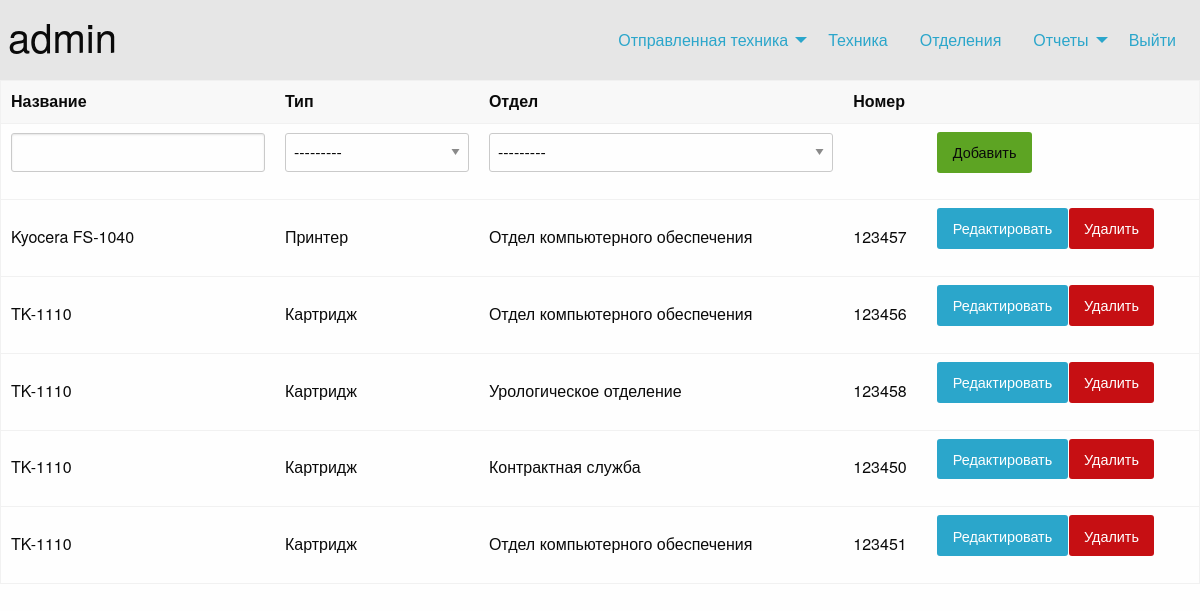
The app's page /technic/ (signed in), older data.
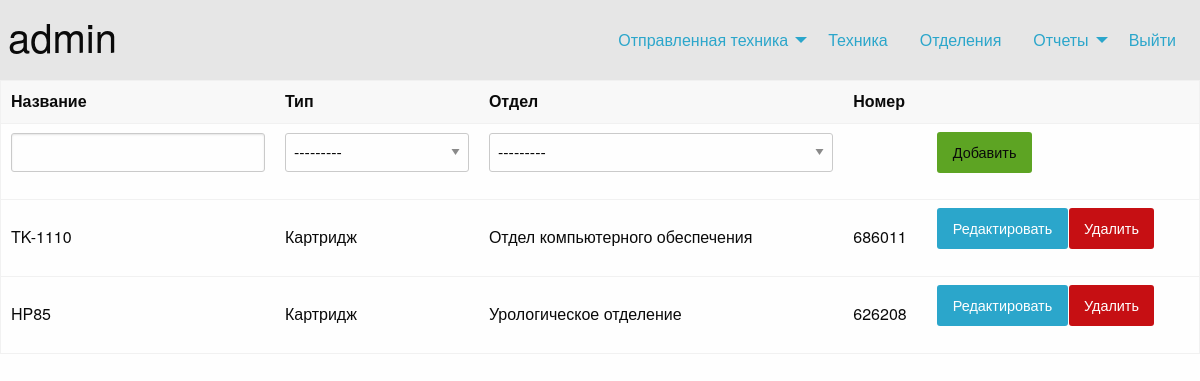
The same page, newer data.
### hdesk/models.py (models this page shows, shortened)
class Technics(models.Model):
    name = models.CharField(max_length=128)
    t_type = models.ForeignKey('Type',on_delete = models.CASCADE, related_name = 'Тип')
    serial = models.IntegerField(default = 0)
    depart = models.ForeignKey('Department',on_delete=models.CASCADE,related_name = 'Отделение',default = None, blank = True)
    writeoff = models.BooleanField(blank = True, default = False)
    busy = models.BooleanField(blank = True, default = False)
    class Meta:
        verbose_name = 'Техника'
        verbose_name_plural = 'Техника'

class Type(models.Model):
    name = models.CharField(max_length = 128)
    def __str__(self):
        return self.name

class Department(models.Model):
    name = models.CharField(max_length=128)
    short_name = models.CharField(max_length=10)
    def __str__(self):
        return self.name
    class Meta:
        verbose_name = 'Отделение'
        verbose_name_plural = 'Отделения'

### hdesk/views.py (the view, shortened to what this page needs)
# urls.py: path(r'technic/',views.technic,name = 'technic'),
@login_required
def technic(request):
    def getExTec(s):
        try:
            tec = get_object_or_404(Technics,serial = s)
        except Http404:
            tec = None
        return tec
    tec = Technics.objects.filter(writeoff = False)
    TForm = TecForm(request.POST)
    err = ''
    return render(request,'pages/technic.html', {'tecs':tec,'form':TForm,'err':err})

### hdesk/forms.py
class TecForm(ModelForm):
    class Meta:
        model = Technics
        fields = ['name','t_type','depart']

### templates/pages/technic.html (shortened to what this page needs)
{% extends 'layout.html' %}
{% block content %}
<table class="unstriped">
    <thead>
        <th>
            Название
        </th>
        <th>
            Тип
        </th>
        <th>
            Отдел
        </th>
        <th>
            Номер
        </th>
        <th>
        </th>
    </thead>
    <tbody>
        <tr>
            <form action="" method="post">
                <td>
                    {{form.name}}
                </td>
                <td>
                    {{form.t_type}}
                </td>
                <td>
                    {{form.depart}}
                </td>
                <td>
                </td>
                <td>
                    <button type="submit" class="button success" id="sbm">Добавить</button>
                </td>
            </form>
        </tr>
        {% for t in tecs %}
        <tr>
            <td>{{t.name}}</td>
            <td>{{t.t_type}}</td>
            <td>{{t.depart.name}}</td>
            <td>{{t.serial}}</td>
            <td>
                <div class="button-group">
                    <a href="/technic/edit/{{ t.id }}" class="button">
                        Редактировать
                    </a>
                    <a href="/technic/delete/{{ t.id }}" class="button alert">
                        Удалить
                    </a>
                </div>
            </td>
        </tr>
        {% endfor %}
    </tbody>
</table>
{% endblock %}

### templates/layout.html (shortened to what this page needs)
<!DOCTYPE html>
{% load static %}
<html lang="en">
<head>
    <link rel="stylesheet" href="{% static './css/app.css' %}">
    <link rel="stylesheet" href="{% static './css/foundation.css' %}">
</head>
<body>
    <header class="top-bar">
        <div class="top-bar-left">
            <h2>
                {% if user.is_authenticated %}
                {{user}}
                {% else %}
                Unknow
                {% endif %}
            </h2>
        </div>
        <div class="top-bar-right">
            {% if user.is_authenticated %}
            <ul class="dropdown menu" data-dropdown-menu>
                <li>
                    <a href="/records">Отправленная техника</a>
                </li>
                <li>
                    <a href="/technic">Техника</a>
                </li>
                <li>
                    <a href="/departments">Отделения</a>
                </li>
                <li>
                    <a href="#">Отчеты</a>
                    <li>
                        <a href="/logout">
                            Выйти
                        </a>
                    </li>
                </li>
            </ul>
            {% endif %}
        </div>
    </header>
    <main class="">
        {% block content %}
        {% endblock %}
</body>
</html>

### static/css/app.css (style rules this page uses)
header { padding: 10px; }

Row changes from the older to the newer data that the page shows:
removed Technics: name "Kyocera FS-1040", t_type "Принтер", depart.name "Отдел компьютерного обеспечения", serial "123457"
removed Technics: name "TK-1110", t_type "Картридж", depart.name "Отдел компьютерного обеспечения", serial "123456"
removed Technics: name "TK-1110", t_type "Картридж", depart.name "Урологическое отделение", serial "123458"
removed Technics: name "TK-1110", t_type "Картридж", depart.name "Контрактная служба", serial "123450"
removed Technics: name "TK-1110", t_type "Картридж", depart.name "Отдел компьютерного обеспечения", serial "123451"
added Technics: name "TK-1110", t_type "Картридж", depart.name "Отдел компьютерного обеспечения", serial "686011"
added Technics: name "HP85", t_type "Картридж", depart.name "Урологическое отделение", serial "626208"
